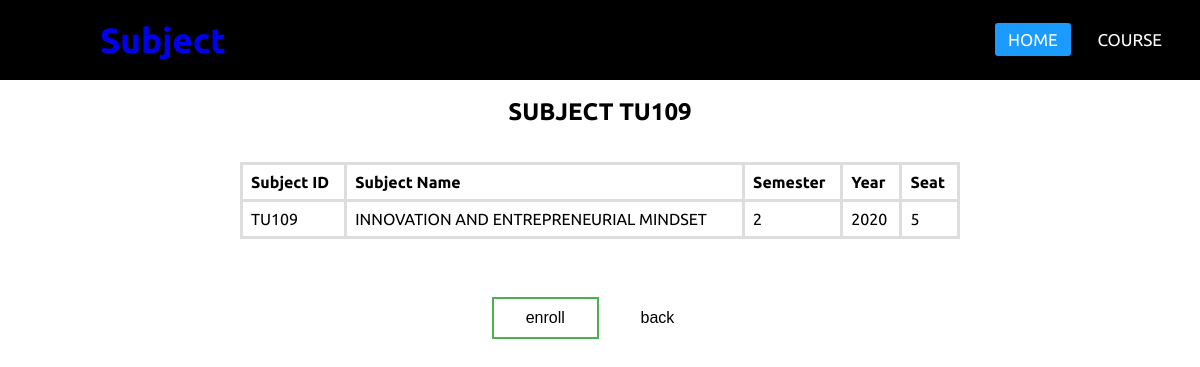
The app's page /subjects/2 with its own data.
### subjects/models.py (models this page shows, shortened)
class Subject(models.Model):
    class ans(models.TextChoices):
        free = "free"
        full = "full"
    subject_name = models.CharField(max_length=100)
    subject_code = models.CharField(max_length=10)
    semester = models.IntegerField(default=None, null=True)
    year = models.IntegerField(default=None, null=True)
    limited_seat = models.IntegerField(default=None, null=True)
    seat = models.IntegerField(default=None, null=True)
    studentInClass =models.ManyToManyField(User,blank=True,related_name="studentlist")
    status = models.CharField(
        max_length=4,
        choices=ans.choices,
        default=ans.free,
        )

### subjects/views.py (the view)
# urls.py: path('<int:subject_id>',views.subject,name="subject"),
def subject (request,subject_id):
    subject = get_object_or_404(Subject,pk=subject_id)
    my =Subject.objects.filter(pk=subject_id)
    return render(request,"subjects/subject.html",{
        "subject": subject,"course": my,"user":request.user,
    })

### subjects/templates/subjects/subject.html (shortened to what this page needs)
{% extends "subjects/layout.html" %}
{% block body %}
    <nav>
    <label class="logo"><a href="{% url 'subjects:index' %}">Subject</a></label>
    <ul>
    <li><a class="active" href="https://ide-6bd6267e6ac441ff8a573303d9997bd7-8080.cs50.ws/">HOME</a></li>
    <li><a href="{% url 'subjects:Course' %}">course</a></li>
    </ul>
    </nav><br>
    <center><h2>SUBJECT  {{ subject.subject_code }}</h2></center>
    <br><br>
    <center><TABLE>
            <thead>
            <TR>
                <TH> Subject ID</TH>
                <TH> Subject Name</TH>
                <TH> Semester </TH>
                <th> Year </th>
                <th> Seat </th>
            </TR>
            </thead>
                <TD>{{ subject.subject_code }}</TD>
                <TD>{{ subject.subject_name }}</TD>
                <TD>{{ subject.semester }}</TD>
                <TD>{{ subject.year  }}</TD>
                <TD>{{ subject.seat }}</TD>
                </TABLE></center>
    <br><br><br>
    <center>
    <a href ="{% url 'subjects:enroll' subject.id %}">
        {% if subject.seat is 0 %}
            <button class="button button1" onclick="alert('ลงทะเบียนไม่สำเร็จ')">enroll</button>
        {% elif user  in subject.studentInClass.all %}
        {% else %}
            <button class="button button1" onclick="alert('ลงทะเบียนสำเร็จ')">enroll </button>
        {% endif %}
    </a>
    <a href="{% url 'subjects:index' %}">
    <button class="button button5" >back</button>
    </a> </center>
{% endblock %}

### subjects/templates/subjects/layout.html (style rules this page uses)
* { padding: 0; margin:0; text-decoration: none; list-style: none; box-sizing: border-box; }
body { font-family: 'Ubuntu', sans-serif; }
nav { background: black; height: 80px; width: 100%; }
label.logo { color: white; font-size: 35px; line-height: 80px; padding: 0 100px; font-weight: bold; }
nav ul { float: right; margin-right: 20px; }
nav ul li { display: inline-block; line-height: 80px; margin: 0 5px; }
nav ul li a { color: white; font-size: 17px; padding: 7px 13px; border-radius: 3px; text-transform: uppercase; }
a.active,a.hover { background: #1b9bff; transition: .5s; }
table { font-family: 'Ubuntu', sans-serif; border-collapse: collapse; width: 60%; }
td, th { border: 3px solid #dddddd; text-align: left; padding: 8px; }
.button { background-color: #4CAF50; border: none; color: white; padding: 10px 32px; text-align: center; text-decoration: none; display: inline-block; font-size: 16px; margin: 4px 2px; transition-duration: 0.4s; cursor: pointer; }
.button1 { background-color: white; color: black; border: 2px solid #4CAF50; }
.button5 { background-color: white; color: black; border: 2px solid #ffffff; }

### records on screen
Subject: subject_code "TU109", subject_name "INNOVATION AND ENTREPRENEURIAL MINDSET", semester "2", year "2020", seat "5"
